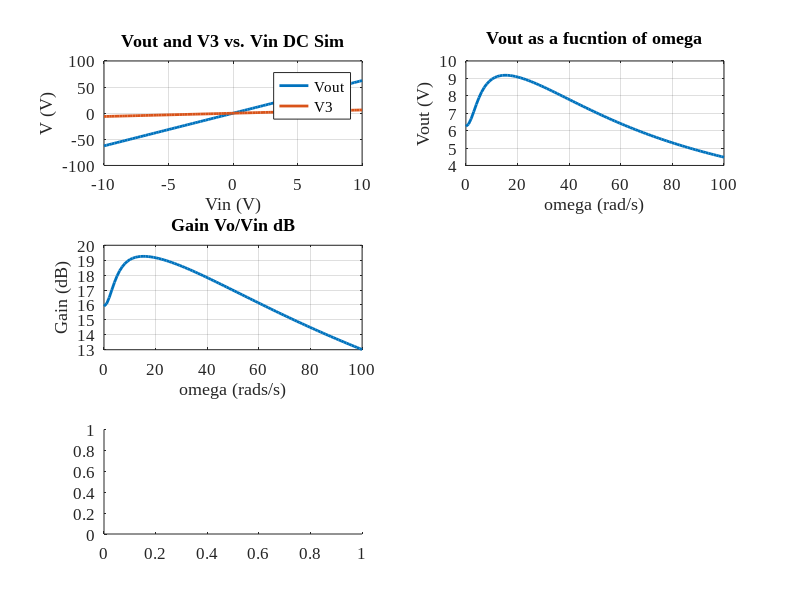

Recreate this plot in MATLAB. (Note: this script raises an error after producing the figure.)
set(0,'DefaultFigureWindowStyle','docked')
set(0, 'defaultaxesfontsize', 12)
set(0, 'defaultaxesfontname', 'Times New Roman')
set(0, 'DefaultLineLineWidth',2);

clear all
close all


R1 = 1;
C_1 = 0.25;
R2 = 2;
L = 0.2;
R3 = 10;
alpha = 100;
R4 = 0.1;
Ro = 1000;

% DC sweep for 100 Vin values
Vin = -10:0.1:10;
%Vin = Vin';

G1 = 1/R1;
G2 = 1/R2;
G3 = 1/R3;
G4 = 1/R4;
Go = 1/Ro;

% V1 = Vin;
% G1(V1 - V2) + sC_1(V1 - V2) + Iin = 0;
% G1(V2 - V1) + sC_1(V2 - V1) + V2*G2 + Il = 0;
% V2 - V3 -sL = 0
% G3*V3 - Il = 0
% V4 - G3*alpha*V3 = 0
% G4*(V4 - V5) + I_alpha = 0
% G4*(V5 - V4) + V5*Go = 0

 
G = zeros(6,6);
C = zeros(6,6);
F = zeros(6,1);

G(1,1) = 1;
G(2,1) = G1;
G(2,2) = -(G1+G2);
G(2,6) = -1;
G(3,3) = -G3;
G(3,6) = 1;
G(4,3) = -G3*alpha;
G(4,4) = 1;
G(5,5) = -(G4+Go);
G(5,4) = G4;
G(6,2) = -1;
G(6,3) = 1;

C(2,1) = C_1;
C(2,2) = -C_1;
C(6,6) = L;

index = 0;
for Vin = linspace(-10,10,100)
   index = index + 1;
   F(1) = Vin;
   V = G\F;
   Vout(index) = V(5);
   V_3(index) = V(3);
   Vin_vector(index) = Vin;
end

%% Outputs
% Plot 1: Vout vs Vin DC simulation (circuit has some visible gain)
figure
subplot(3,2,1)
plot(Vin_vector, Vout);
title('Vout and V3 vs. Vin DC Sim');
xlabel('Vin (V)'); 
ylabel('V (V)');
hold on;
plot(Vin_vector, V_3);
legend('Vout', 'V3')
grid on;

% Converting to frequency domain requires the taking the time derivative
% which can then be solved for any omega
index = 0;
F(1) = 1;
for w = linspace(0,100,100)
    index = index + 1;
    omega(index) = w;
    V_ac = (G + 1j*omega(index).*C)\F;
    V_out_ac(index) = V_ac(5);
    gain(index) = 20*log10(abs(V_ac(5))/F(1));
end

% Plot 2: Voltage as a function of omega (going from 0 to 100) with a peak
% at approx 18 showing Bandpass filter-like behaviour
subplot(3,2,2)
plot(omega, abs(V_out_ac));
title('Vout as a fucntion of omega');
xlabel('omega (rad/s)'); 
ylabel('Vout (V)');
grid on;

%Plot 3: Gain in dB
subplot(3,2,3)
plot(omega, gain);
title('Gain Vo/Vin dB');
xlabel('omega (rads/s)'); 
ylabel('Gain (dB)');
grid on;


std = 0.05;

index = 0;
for i = linspace(0,100,1000)
    index = index + 1;
    C(2,1) = C_1 + std*randn();
    C(2,2) = -(C_1 + std*randn());
    C(6,6) = L + std*randn();
    C_o(index) = C_1 + std*randn();
    V_vector = (G + 1j*pi.*C_o(index))\F;
    V_vec = (G + 1j*pi.*C)\F;
    gain_d(index) = 20*log10(abs(V_vec(5))/F(1));
end

subplot(3,2,5)
histogram(C_o)
xlim([0.10,0.40])
xlabel('C'); 
ylabel('Number');
grid on;

subplot(3,2,6)
histogram(gain_d)
xlabel('V_o/V_i (dB)'); 
ylabel('Number');
grid on;